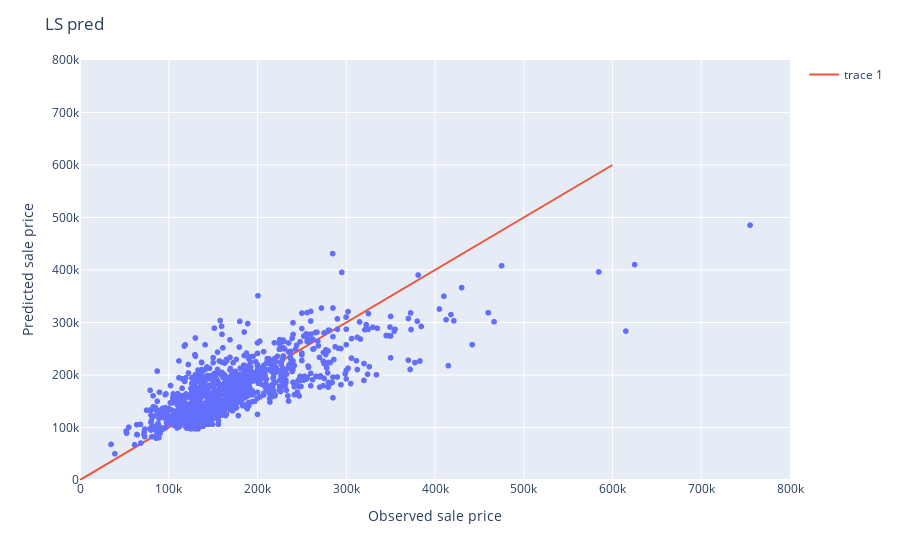

The cell this chart's notebook holds for it:
### Code cell
ls_fig = px.scatter(pred_train_df, x='true', y='ls_pred')
# add a line with slope 1 and intercept 0
ls_fig.add_trace(
    go.Scatter(x=[0, 600000], y=[0, 600000], mode='lines'))
# update axes names and ranges
ls_fig.update_layout(xaxis_title='Observed sale price',
                        yaxis_title='Predicted sale price',
                        title="LS pred",
                        xaxis_range=[0, 800000],
                        yaxis_range=[0, 800000])

### Figure 1 — Plotly figure (JSON) as saved in the notebook; plotly's stock layout.template omitted (floating-point values rounded to 4 significant figures; data arrays with more than 128 entries replaced by an {"elided": "..."} marker saying what was removed)
{"data": [{"hovertemplate": "true=%{x}<br>ls_pred=%{y}<extra></extra>", "legendgroup": "", "marker": {"color": "#636efa", "symbol": "circle"}, "mode": "markers", "name": "", "showlegend": false, "type": "scattergl", "x": {"elided": "1126 int values"}, "xaxis": "x", "y": {"elided": "1126 float values"}, "yaxis": "y"}, {"mode": "lines", "type": "scatter", "x": [0, 600000], "y": [0, 600000]}], "layout": {"legend": {"tracegroupgap": 0}, "margin": {"t": 60}, "title": {"text": "LS pred"}, "xaxis": {"anchor": "y", "domain": [0, 1], "range": [0, 800000], "title": {"text": "Observed sale price"}}, "yaxis": {"anchor": "x", "domain": [0, 1], "range": [0, 800000], "title": {"text": "Predicted sale price"}}}}
